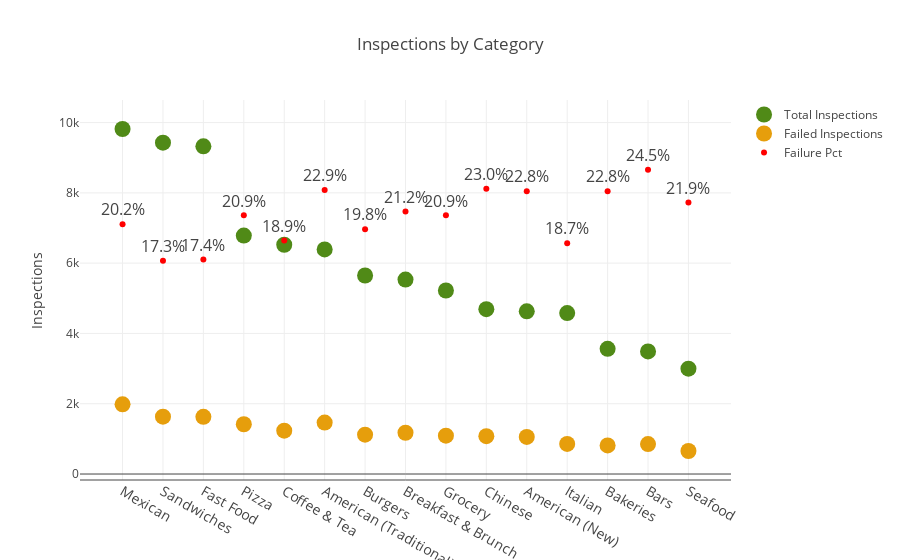

Write notebook code for a chart like this one.
### Code cell
trace1 = {"x": cat10['title'], 
          "y": cat10['count'], 
          "marker": {"color": 'rgb(80,138,23)', "size": 16}, 
          "mode": "markers", 
          "name": "Total Inspections", 
          "type": "scatter"
}

trace2 = {"x": cat10['title'], 
          "y": cat10['fail'], 
          "marker": {"color":'rgb(230, 158, 12)', "size": 16}, 
          "mode": "markers", 
          "name": "Failed Inspections", 
          "type": "scatter", 
}
trace3 = go.Scatter(
                name = 'Failure Pct',
                x=cat10['title'],
                y=cat10['failpct'],
                showlegend=True,
                yaxis='y2',
                line = dict(
                        color = ('rgb(255, 0, 0)'),
                        width = 6),
                mode='markers+text',
                text=cat10['failpct'],
                textposition='top',
                textfont=dict(size=16)
)

data = go.Data([trace1, trace2, trace3])
layout = {"title": "Inspections by Category", 
          "yaxis": {"title": "Inspections"},
          "yaxis2": {'overlaying':'y',
                        'side':'right',
                        'showgrid':False,
                        'showticklabels':False,
                        'range':[0, 30]},
          "xaxis": {'tickfont':{'size':14}}
          
         }

fig = go.Figure(data=data, layout=layout)
plotly.offline.iplot(fig)

### Figure 1 — Plotly figure (JSON) as saved in the notebook; plotly's stock layout.template omitted (floating-point values rounded to 4 significant figures)
{"data": [{"marker": {"color": "rgb(80,138,23)", "size": 16}, "mode": "markers", "name": "Total Inspections", "type": "scatter", "x": ["Mexican", "Sandwiches", "Fast Food", "Pizza", "Coffee & Tea", "American (Traditional)", "Burgers", "Breakfast & Brunch", "Grocery", "Chinese", "American (New)", "Italian", "Bakeries", "Bars", "Seafood"], "y": [9817, 9429, 9324, 6784, 6524, 6390, 5649, 5532, 5222, 4690, 4630, 4580, 3562, 3488, 2997]}, {"marker": {"color": "rgb(230, 158, 12)", "size": 16}, "mode": "markers", "name": "Failed Inspections", "type": "scatter", "x": ["Mexican", "Sandwiches", "Fast Food", "Pizza", "Coffee & Tea", "American (Traditional)", "Burgers", "Breakfast & Brunch", "Grocery", "Chinese", "American (New)", "Italian", "Bakeries", "Bars", "Seafood"], "y": [1984, 1631, 1626, 1417, 1233, 1464, 1119, 1175, 1091, 1077, 1056, 856, 813, 853, 655]}, {"line": {"color": "rgb(255, 0, 0)", "width": 6}, "mode": "markers+text", "name": "Failure Pct", "showlegend": true, "text": ["20.2%", "17.3%", "17.4%", "20.9%", "18.9%", "22.9%", "19.8%", "21.2%", "20.9%", "23.0%", "22.8%", "18.7%", "22.8%", "24.5%", "21.9%"], "textfont": {"size": 16}, "textposition": "top", "type": "scatter", "x": ["Mexican", "Sandwiches", "Fast Food", "Pizza", "Coffee & Tea", "American (Traditional)", "Burgers", "Breakfast & Brunch", "Grocery", "Chinese", "American (New)", "Italian", "Bakeries", "Bars", "Seafood"], "y": ["20.2%", "17.3%", "17.4%", "20.9%", "18.9%", "22.9%", "19.8%", "21.2%", "20.9%", "23.0%", "22.8%", "18.7%", "22.8%", "24.5%", "21.9%"], "yaxis": "y2"}], "layout": {"title": "Inspections by Category", "xaxis": {"tickfont": {"size": 14}}, "yaxis": {"title": "Inspections"}, "yaxis2": {"overlaying": "y", "range": [0, 30], "showgrid": false, "showticklabels": false, "side": "right"}}}
